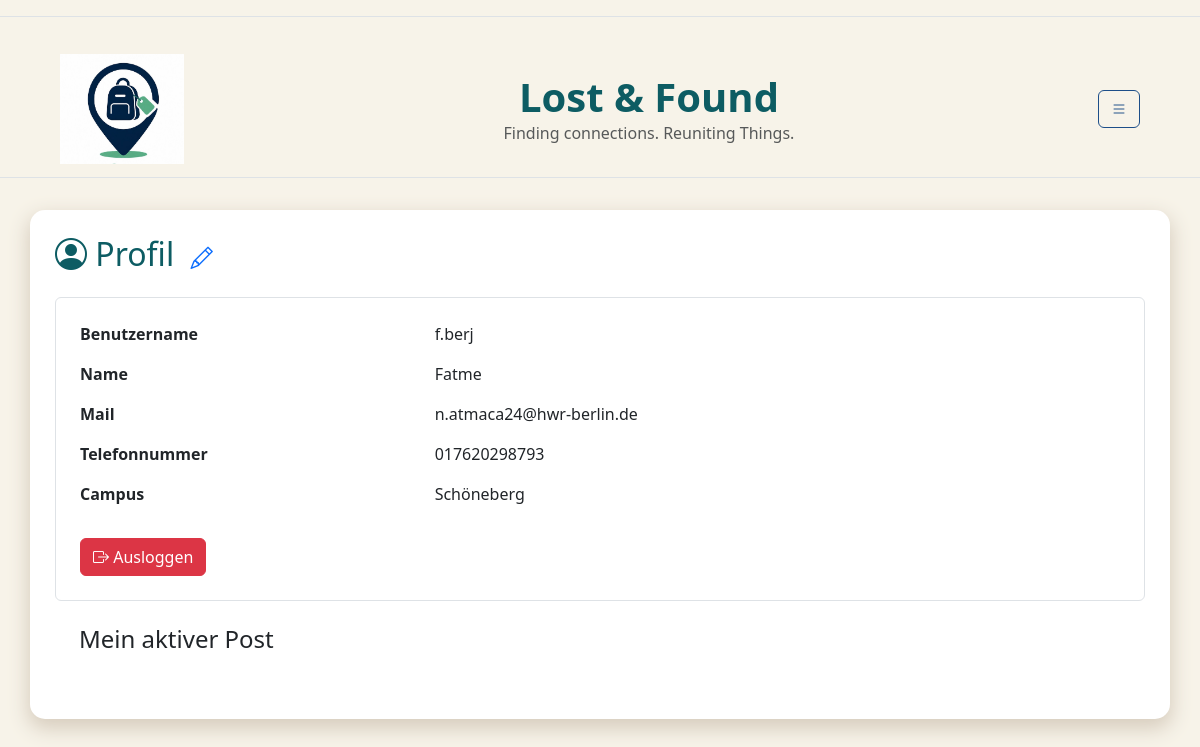
Before: /profile/ (signed in) with the older database file.
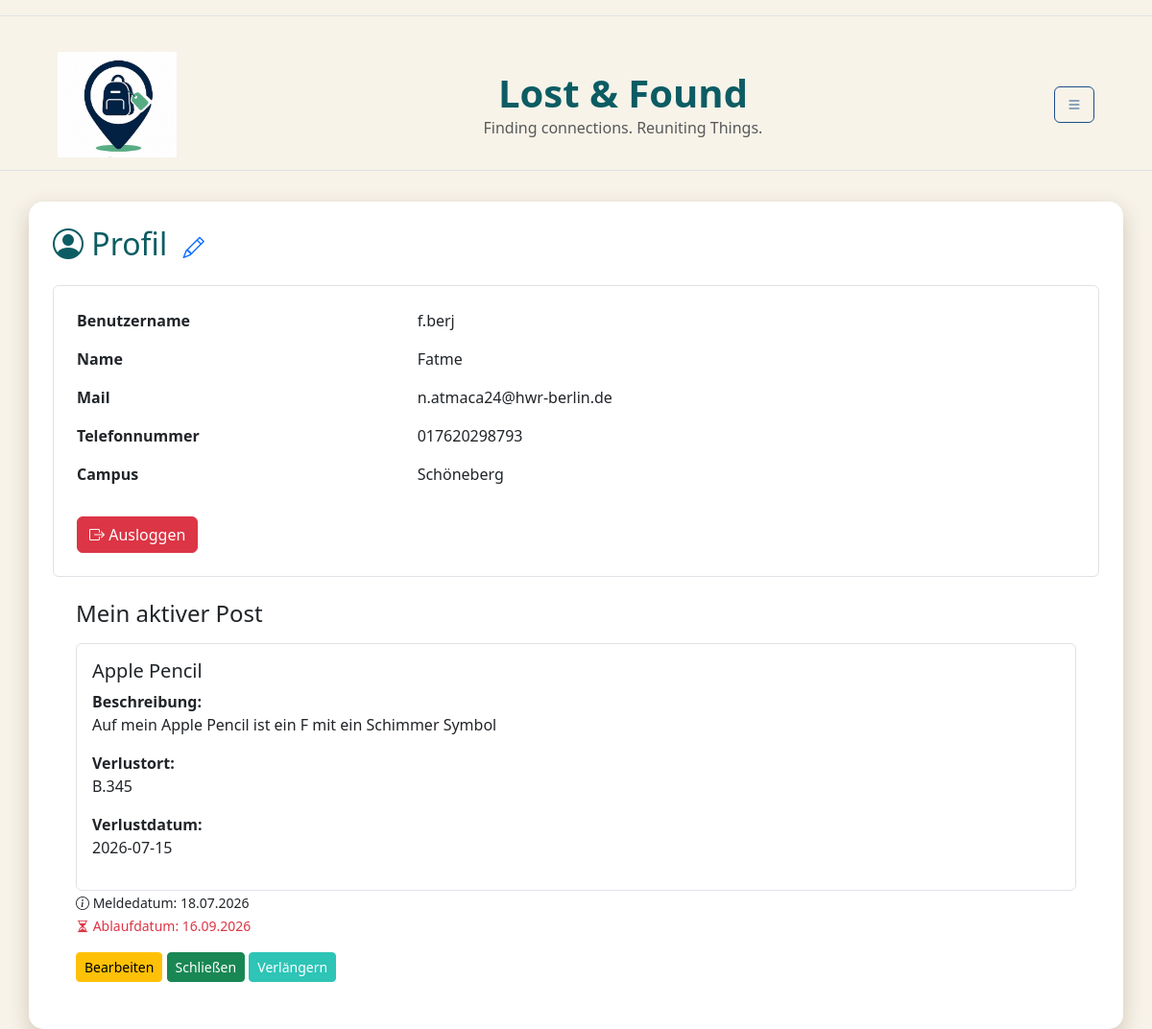
After: the same page with the newer database file.
### db.py (models this page shows)
class StandardUser(db.Model):
    __tablename__ = "standardUser"
    user_id = db.Column( db.Integer, primary_key=True )
    fundbuero_id = db.Column( db.Integer, db.ForeignKey("fundbuero.fundbuero_id"), nullable=True)
    campus_id = db.Column( db.String, db.ForeignKey("campus.campus_id") )
    name = db.Column( db.String)
    benutzername = db.Column( db.String, unique=True)
    telefonnummer = db.Column(db.String)
    standardtext = db.Column(db.Text)
    passwort = db.Column(db.String,nullable=False)
    hwr_mail = db.Column(db.String, unique=True,nullable=False )
    is_admin = db.Column(db.Boolean, default=False)
    campus = db.relationship("Campus",back_populates="users")
    posts = db.relationship( "Post",back_populates="user")

class Post(db.Model):
    __tablename__ = "post"
    post_id = db.Column(db.Integer,primary_key=True)
    user_id = db.Column(db.Integer,db.ForeignKey("standardUser.user_id"))
    fundbuero_id = db.Column(db.Integer,db.ForeignKey("fundbuero.fundbuero_id"))
    titel = db.Column(db.String,nullable=False)
    meldedatum = db.Column(db.Date)
    verlustdatum = db.Column(db.Date)
    ablaufdatum = db.Column(db.Date)
    schliessdatum = db.Column(db.Date)
    verlustort = db.Column(db.String)
    beschreibung = db.Column(db.Text)
    status = db.Column(db.String,default="laufend")
    views = db.Column(db.Integer,default=0 )
    user = db.relationship("StandardUser",back_populates="posts")
    fundbuero = db.relationship("Fundbuero",back_populates="posts")

### app.py (the view)
@app.route('/profile/')
def profile():
    if "user_id" not in session:
        flash("Bitte zuerst einloggen!", "warning")
        return redirect(url_for("login"))
    user = db.session.get(StandardUser, session["user_id"] )
    posts = db.session.execute( db.select(Post).where(Post.user_id == user.user_id, Post.status == "laufend")).scalars() # das holt alle posts des eingeloggten users aus der datenbank, die noch nicht abgelaufen sind und deren status "laufend" ist. die posts werden dann in der profile.html datei angezeigt.
    return render_template("profile.html", user=user, posts= posts)

### templates/profile.html (shortened to what this page needs)
{% extends "base.html" %}
{% block CONTENT %}
<h2 class="mb-4">
    <i class="bi bi-person-circle"></i>
    Profil
     <a href="{{ url_for('edit_profile') }}">
            <i class="bi bi-pencil ms-2"  style="font-size: 1.4rem;"></i>
            </a>
</h2>
<div class="border rounded p-4">
    <div class="row mb-3">
        <div class="col-4">
            <strong>Benutzername</strong>
        </div>
        <div class="col">
            {{ user.benutzername }}
        </div>
    </div>
    <div class="row mb-3">
        <div class="col-4">
            <strong>Name</strong>
        </div>
        <div class="col">
            {{ user.name }}
        </div>
    </div>
    <div class="row mb-3">
        <div class="col-4">
            <strong>Mail</strong>
        </div>
        <div class="col">
            {{ user.hwr_mail }}
        </div>
    </div>
    <div class="row mb-3">
        <div class="col-4">
            <strong>Telefonnummer</strong>
        </div>
        <div class="col">
            {{ user.telefonnummer }}
        </div>
    </div>
    <div class="row mb-3" >
        <div class="col-4">
            <strong>Campus</strong>
        </div>
        <div class="col">
        {% if user.campus_id %}
            {{ user.campus_id }}
        {% else %}
            <span class="text-muted">Kein Campus ausgewählt</span>
        {% endif %}
    </div>
        </div>
        <a href="{{ url_for('logout') }}"
            class="btn btn-danger mt-3">
            <i class="bi bi-box-arrow-right"></i>
         Ausloggen
        </a>
    </div>
    <div class = "rounded p-4">
        <h4 class="mb-3">
        Mein aktiver Post
        </h4>
{% if posts %}
            {%for post in posts%}
             <div class ="border rounded p-3">
             <h5> {{post.titel}} </h5>
                <p>
                    <strong>Beschreibung:</strong><br>
                    {{ post.beschreibung }}
                </p>
                <p>
                    <strong>Verlustort:</strong><br>
                    {{ post.verlustort }}
                </p>
                <p>
                    <strong>Verlustdatum:</strong><br>
                    {{ post.verlustdatum}}
                </p>
             </div>
               <small>
            <i class="bi bi-info-circle"></i>
              Meldedatum: {{ post.meldedatum.strftime('%d.%m.%Y') }}
            </small>
            <br>
            <small class="text-danger">
            <i class="bi bi-hourglass-split"></i>
             Ablaufdatum: {{ post.ablaufdatum.strftime('%d.%m.%Y') }}
            </small>
                    <div class="mt-3">
                        <a href=" {{url_for('edit_post', post_id=post.post_id)}}"
                        class = "btn btn-warning btn-sm">
                        Bearbeiten
                        </a>
                        <a href="{{ url_for('close_post', post_id=post.post_id) }}"
                        class="btn btn-success btn-sm">
                        Schließen
                        </a>
                       <a href="{{ url_for('extend_post', post_id=post.post_id) }}"
                       class="btn btn-primary btn-sm">
                        Verlängern
                         </a>
                    </div>
                </div>
            {%endfor%}
        {% else %}
                    <p>Kein aktiver Post vorhanden.</p>
     {% endif %}
            </div>
            </div>
{% endblock %}

### templates/base.html (shortened to what this page needs)
<!doctype html>
<html lang="en">
<head>
    {{ bootstrap.load_css() }}
    <link rel="stylesheet"
      href="https://cdn.jsdelivr.net/npm/bootstrap-icons@1.11.3/font/bootstrap-icons.min.css">
    <link rel="stylesheet"
      href="{{ url_for('static', filename='css/style.css') }}">
   <link rel="stylesheet"
      href="{{ url_for('static', filename='css/color.css') }}">
</head>
<body>
<nav class="navbar border-bottom mb-4"></nav>
{% if request.endpoint not in ['login', 'register'] %}
<nav class="navbar border-bottom mb-3">
{% if request.endpoint != 'create_post' %}
    <div class="container-fluid d-flex align-items-center">
        <a class="navbar-brand d-flex align-items-center ms-5"
   href="{{ url_for('home') }}">
    <img
        src="{{ url_for('static', filename='images/LogoLostAndFound.jpeg') }}"
        alt="Logo"
        height="110">
     </a>
        <div class="text-center flex-grow-1">
            <h1 class="m-0 fw-bold" style ="font-size: 2.5 em ;">Lost & Found</h1>
            <p class="m-0 text-muted " style="font-size:1.4 em ">Finding connections. Reuniting Things.</p>
        </div>
        {% else %}
        <div class="flex-grow-1"></div>
        {%endif%}
        <button
            class="btn btn-outline-secondary ms-auto me-5"
            type="button"
            data-bs-toggle="collapse"
            data-bs-target="#navbarToggleExternalContent">
            <i class="bi bi-list"></i>
        </button>
    </div>
</nav>
{% endif %}
<div class="container mt-3">
{% from 'bootstrap5/utils.html' import render_messages %}
    {% block CONTENT %}
    {% endblock %}
</body>
</html>

### static/css/style.css (style rules this page uses)
body { background-color: var(--color-main) !important; }
h1, h2, h3 { color: var(--color-highlight) !important; }
.btn-primary { background-color: var(--color-accent1) !important; border-color: var(--color-accent1) !important; }
.btn-outline-secondary { color: var(--color-accent2) !important; border-color: var(--color-accent2) !important; }
.container { background: white; border-radius: 15px; box-shadow: 0px 8px 20px 2px var(--color-shadow); padding: 25px; }

### static/css/color.css (style rules this page uses)
:root { --color-main: rgb(247, 243, 233); --color-shadow: rgb(215, 205, 190); --color-highlight: rgb(13, 92, 99); --color-accent1: rgb(46, 196, 182); --color-accent2: rgb(29, 78, 137); }

Changed rows visible on the page:
added Post: titel "Apple Pencil", beschreibung "Auf mein Apple Pencil ist ein F mit ein Schimmer Symbol", verlustort "B.345", verlustdatum "2026-07-15", meldedatum "18.07.2026", ablaufdatum "16.09.2026"
